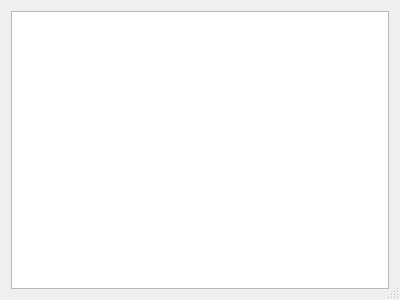
<?xml version="1.0" encoding="UTF-8"?>
<ui version="4.0">
 <class>Dialog</class>
 <widget class="QDialog" name="Dialog">
  <property name="geometry">
   <rect>
    <x>0</x>
    <y>0</y>
    <width>400</width>
    <height>300</height>
   </rect>
  </property>
  <property name="windowTitle">
   <string>Dialog</string>
  </property>
  <property name="sizeGripEnabled">
   <bool>true</bool>
  </property>
  <layout class="QGridLayout" name="gridLayout">
   <item row="0" column="0">
    <widget class="QTableWidget" name="tableWidget"/>
   </item>
  </layout>
 </widget>
 <resources/>
 <connections/>
</ui>
